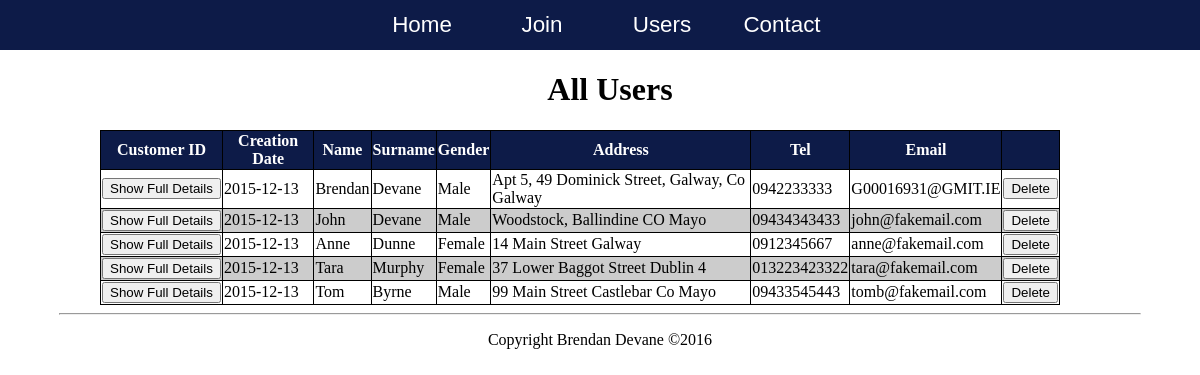
Page /all-users.php on the committed database.
### tables this page shows
CREATE TABLE IF NOT EXISTS `users` (
  `customer_id` int(11) NOT NULL AUTO_INCREMENT,
  `creation_date` date DEFAULT NULL,
  `name` varchar(45) DEFAULT NULL,
  `surname` varchar(45) DEFAULT NULL,
  `gender` varchar(45) DEFAULT NULL,
  `address` varchar(45) DEFAULT NULL,
  `telephone_number` varchar(45) DEFAULT NULL,
  `email` varchar(45) DEFAULT NULL,
  PRIMARY KEY (`customer_id`)
);

### all-users.php (the view, shortened to what this page needs)
<?php
include("includes/header-internal.php");
include("includes/menu.php");
try {
    $pdo = new PDO("mysql:host=". HOSTNAME . ";" . "dbname=" . DBNAME, USERNAME, PASSWORD);
    $pdo->setAttribute(PDO::ATTR_ERRMODE, PDO::ERRMODE_EXCEPTION);
}
catch(PDOException $e){
    echo "Connection failed: " . $e->getMessage();
}
$sth = $pdo->prepare("SELECT * FROM users");
$sth->execute();
$result = $sth->fetchAll();
?>
<h1>All Users</h1>
<table id="allcustomers">
    <tr>
        <th>Customer ID</th><th>Creation Date</th><th>Name</th></th><th>Surname<th>Gender</th><th>Address</th><th>Tel</th><th>Email</th><th></th>
    </tr>
    <?php
     foreach ($result as $row) {
            echo '<tr>';
            echo    '<td> <form id="form_select" action="user-details-ind.php" method="post"> <input type="hidden" name="id" value="'. $row['customer_id'] . '"> <input type="submit" value="Show Full Details"> </form> </td> <td>' . $row['creation_date'] . '</td><td>' . $row['name']  . '</td><td>' . $row['surname'] . '</td><td>' . $row['gender'] . '</td><td>' . $row['address'] . '</td><td>' .  $row['telephone_number']
            . '</td><td>'. $row['email'] . '</td>' .  '<td><form id="form_delete" action="delete-user.php" method="post" onsubmit="return confirm(\'Delete Entry?\');"><input type="hidden" name="id" value="'. $row['customer_id'] . '"> <input type="submit" value="Delete"> </form> </td>';
            echo '</tr>';
        }
    ?>
</table>
<?php
    include("includes/footer.php");
 ?>

### includes/header-internal.php (shortened to what this page needs)
<!DOCTYPE html>
<html lang="en">
	<head>
		<link rel="stylesheet" type="text/css" href="css/default.css"/>
	</head>
    <body>

### includes/menu.php
<div class="nav">
    <ul>
        <li class=""><a href="index.php">Home</a></li>
        <li class=""><a href="join.php">Join</a></li>
        <li class=""><a href="all-users.php">Users</a></li>
        <li class=""><a href="contact.php">Contact</a></li>
    </ul>
</div>

### includes/footer.php
<hr width=90%>
<p id="divcopyright" style="text-align: center;"><?php echo "Copyright Brendan Devane &copy;" . date("Y"); ?></p>
</body>
</html>

### css/default.css (style rules this page uses)
body { margin: 0; padding: 0; background-color: white; }
h1 { color: grey; text-align: center; margin-left: 20px; }
p { color: black; font-family: "Times New Roman", Times, serif; }
table { border-collapse: collapse; width: 80%; margin-left: auto; margin-right: auto; }
table, td, th { border: 1px solid black; }
th { color: white; background-color: #0D1B48; }
tr:nth-child(even) { background: #FFF }
tr:nth-child(odd) { background: #CCC }
input { margin-left:auto; margin-right:auto; }
#allcustomers { margin-top: 20px; margin-left:100px; }
.nav ul { list-style: none; background-color: #0D1B48; text-align: center; padding: 0; margin: 0; }
.nav li { font-family: 'Oswald', sans-serif; font-size: 1.2em; line-height: 40px; height: 40px; border-bottom: 1px solid #888; }
.nav a { text-decoration: none; color: #fff; display: block; transition: .3s background-color; }
@media screen and (min-width: 600px) { .nav li { width: 120px; border-bottom: none; height: 50px; line-height: 50px; font-size: 1.4em; } }
@media screen and (min-width: 600px) { .nav li { display: inline-block; margin-right: -4px; } }
@media screen and (min-width: 600px) { .nav ul { overflow: auto; width: 600px; margin: 0 auto; } }
@media screen and (min-width: 600px) { .nav { background-color: #444; } }

### includes/header-internal.php (style rules this page uses)
h1 { color: black; }

### rows in the picture
users: creation_date "2015-12-13", name "Brendan", surname "Devane", gender "Male", address "Apt 5, 49 Dominick Street, Galway, Co Galway", telephone_number "0942233333", email "G00016931@GMIT.IE"
users: creation_date "2015-12-13", name "John", surname "Devane", gender "Male", address "Woodstock, Ballindine CO Mayo", telephone_number "09434343433", email "john@fakemail.com"
users: creation_date "2015-12-13", name "Anne", surname "Dunne", gender "Female", address "14 Main Street Galway", telephone_number "0912345667", email "anne@fakemail.com"
users: creation_date "2015-12-13", name "Tara", surname "Murphy", gender "Female", address "37 Lower Baggot Street Dublin 4", telephone_number "013223423322", email "tara@fakemail.com"
users: creation_date "2015-12-13", name "Tom", surname "Byrne", gender "Male", address "99 Main Street Castlebar Co Mayo", telephone_number "09433545443", email "tomb@fakemail.com"
